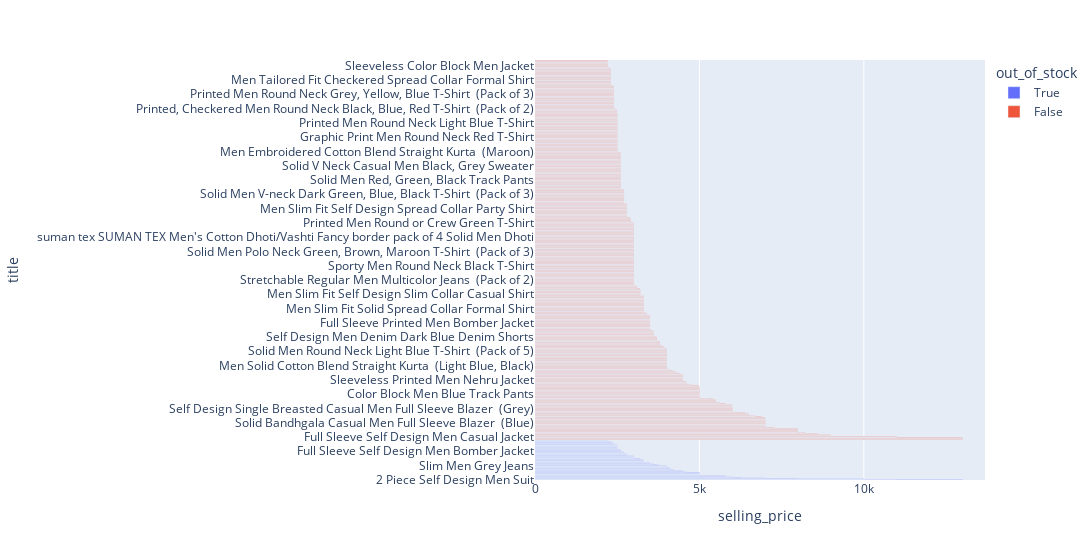

The notebook cell saved with this chart:
### Code cell
high_selling_price_df.drop_duplicates(subset=['title'], inplace=True)
px.bar(high_selling_price_df.head(1000),y='title', x='selling_price', color='out_of_stock',width= 1300)

### Figure 1 — Plotly figure (JSON) as saved in the notebook; plotly's stock layout.template omitted (floating-point values rounded to 4 significant figures; data arrays with more than 128 entries replaced by an {"elided": "..."} marker saying what was removed)
{"data": [{"alignmentgroup": "True", "hovertemplate": "out_of_stock=True<br>selling_price=%{x}<br>title=%{y}<extra></extra>", "legendgroup": "True", "marker": {"color": "#636efa", "pattern": {"shape": ""}}, "name": "True", "offsetgroup": "True", "orientation": "h", "showlegend": true, "textposition": "auto", "type": "bar", "x": [12999, 10999, 9999, 7999, 7299, 7000, 6299, 5999, 5999, 5799, 4999, 4999, 4999, 4999, 4999, 4999, 4999, 4999, 4999, 4599, 4599, 4499, 4399, 4399, 4199, 4199, 4099, 4099, 4099, 3999, 3999, 3999, 3999, 3999, 3799, 3799, 3799, 3699, 3599, 3599, 3499, 3499, 3399, 3299, 3299, 3299, 3299, 3298, 3298, 3200, 3199, 2999, 2999, 2999, 2999, 2999, 2999, 2998, 2990, 2799, 2799, 2799, 2799, 2799, 2699, 2699, 2699, 2699, 2599, 2599, 2599, 2599, 2599, 2596, 2499, 2499, 2499, 2499, 2499, 2499, 2499, 2499, 2499, 2499, 2400, 2399, 2399, 2399, 2397, 2300, 2299, 2299, 2299, 2199, 2199, 2199], "xaxis": "x", "y": ["2 Piece Self Design Men Suit", "Full Sleeve Solid Men Padded Jacket", "Solid Men Track Suit", "Slim Men Black Jeans", "Full Sleeve Applique Men Bomber Jacket", "Tapered Fit Men Blue Jeans", "Full Sleeve Solid Men Quilted Jacket", "Printed Men Blue Track Pants", "Full Sleeve Printed Men Casual Jacket", "Solid Men Blue Track Pants", "Full Sleeve Printed Men Denim Casual Jacket", "Full Sleeve Washed Men Denim Jacket", "Regular Men Black Jeans", "Men Slim Fit Printed Casual Shirt", "Solid Men Beige Track Pants", "Full Sleeve Checkered Men Bomber Jacket", "Sleeveless Printed Men Jacket", "Checkered Single Breasted Casual Men Full Sleeve Blazer  (Grey)", "Full Sleeve Colorblock Men Casual Jacket", "Striped Men Blue Track Pants", "MUFFLY Checkered Men Muffler", "Full Sleeve Striped, Solid Men Casual Jacket", "Regular Men Blue Jeans", "Slim Fit Men Green Cotton Blend Trousers", "Regular Fit Men Dark Blue Pure Cotton Trousers", "Slim Men White Jeans", "Tapered Men Khaki Pure Cotton Trousers", "Tapered Men Black Cotton Blend Trousers", "Tapered Men Dark Green Pure Cotton Trousers", "Sleeveless Solid Men Nehru Jacket", "Full Sleeve Solid Men Denim Jacket", "Striped Men Track Suit", "Solid Men High Neck Black T-Shirt", "Printed Men Mandarin Collar Green T-Shirt", "Slim Men Grey Jeans", "Regular Fit Men Beige Cotton Blend Trousers", "Tapered Fit Men Grey Jeans", "Distressed Men Denim Dark Blue Denim Shorts", "Men Regular Fit Checkered Casual Shirt", "Solid Men Dark Blue Sports Shorts", "Men Slim Fit Self Design Mandarin Collar Casual Shirt", "Solid Men Black Cycling Shorts", "Tapered Men Dark Blue Cotton Blend Trousers", "Men Slim Fit Polka Print Spread Collar Casual Shirt", "Striped Round Neck Casual Men Reversible Red Sweater", "Men Slim Fit Checkered Spread Collar Casual Shirt", "Men Slim Fit Self Design Spread Collar Casual Shirt", "Pack Of Brown & D.Khaki Slim Fit Men Brown Cotton Blend Trousers", "Pack Of Black & Brown Slim Fit Men Brown, Black Cotton Blend Trousers", "Printed Men Round Neck Yellow T-Shirt", "Men Slim Fit Striped Button Down Collar Casual Shirt", "Full Sleeve Striped Men Casual Jacket", "Ertugrul Bork self Designed Cap", "Men Regular Fit Printed Spread Collar Casual Shirt", "Printed Men Dark Blue Track Pants", "Men Slim Fit Military Camouflage Spread Collar Casual Shirt", "Men Regular Fit Striped Casual Shirt", "Slim Fit Men Dark Blue, Black Polyester Viscose Blend Trousers", "Solid Men Round Neck Blue T-Shirt", "Men Slim Fit Solid Button Down Collar Casual Shirt", "Solid Men Dark Green Track Pants", "Self Design Men Round Neck Green T-Shirt", "Printed Men V Neck White T-Shirt", "Self Design Men Dark Blue Track Pants", "Slim Fit Men Blue Cotton Blend Trousers", "Tapered Men Blue Pure Cotton Trousers", "Printed Men Round Neck Orange T-Shirt", "Regular Fit Men Brown Pure Cotton Trousers", "Full Sleeve Self Design Men Bomber Jacket", "Full Sleeve Solid Men Denim Casual Jacket", "Full Sleeve Color Block Men Padded Jacket", "Regular Men Dark Blue Jeans", "Men Slim Fit Checkered Cut Away Collar Casual Shirt", "Men Slim Fit Solid Cut Away Collar Casual Shirt  (Pack of 2)", "Men Printed Pure Cotton Straight Kurta  (White)", "Sleeveless Solid Men Denim Jacket", "Men Printed Pure Cotton Straight Kurta  (Maroon)", "Tapered Men Orange Pure Cotton Trousers", "Men Printed Pure Cotton Straight Kurta  (Dark Blue)", "Relaxed Men Dark Blue Cotton Blend Trousers", "Men Tailored Fit Checkered Button Down Collar Casual Shirt", "Color Block Men Round Neck Blue, Black T-Shirt", "Color Block Men Round Neck Light Blue T-Shirt", "Slim Fit Men Blue Polyester Trousers", "Men Regular Fit Solid Cut Away Collar Formal Shirt", "Men Tailored Fit Checkered Spread Collar Casual Shirt", "Striped V Neck Casual Men Grey Sweater", "Solid Men White Regular Shorts", "Solid Men Round Neck Maroon, Blue, Dark Blue T-Shirt  (Pack of 3)", "Tapered Fit Men Dark Blue Jeans", "Printed Men Polo Neck Grey T-Shirt", "Solid Men Henley Neck Blue T-Shirt", "Printed Men Dark Green, Beige Regular Shorts", "Color Block Men Polo Neck Red T-Shirt", "Solid V Neck Casual Men Grey Sweater", "Striped Collared Neck Casual Men Green Sweater"], "yaxis": "y"}, {"alignmentgroup": "True", "hovertemplate": "out_of_stock=False<br>selling_price=%{x}<br>title=%{y}<extra></extra>", "legendgroup": "False", "marker": {"color": "#EF553B", "pattern": {"shape": ""}}, "name": "False", "offsetgroup": "False", "orientation": "h", "showlegend": true, "textposition": "auto", "type": "bar", "x": {"elided": "904 int values"}, "xaxis": "x", "y": {"elided": "904 str values"}, "yaxis": "y"}], "layout": {"barmode": "relative", "legend": {"title": {"text": "out_of_stock"}, "tracegroupgap": 0}, "margin": {"t": 60}, "width": 1300, "xaxis": {"anchor": "y", "domain": [0, 1], "title": {"text": "selling_price"}}, "yaxis": {"anchor": "x", "domain": [0, 1], "title": {"text": "title"}}}}
